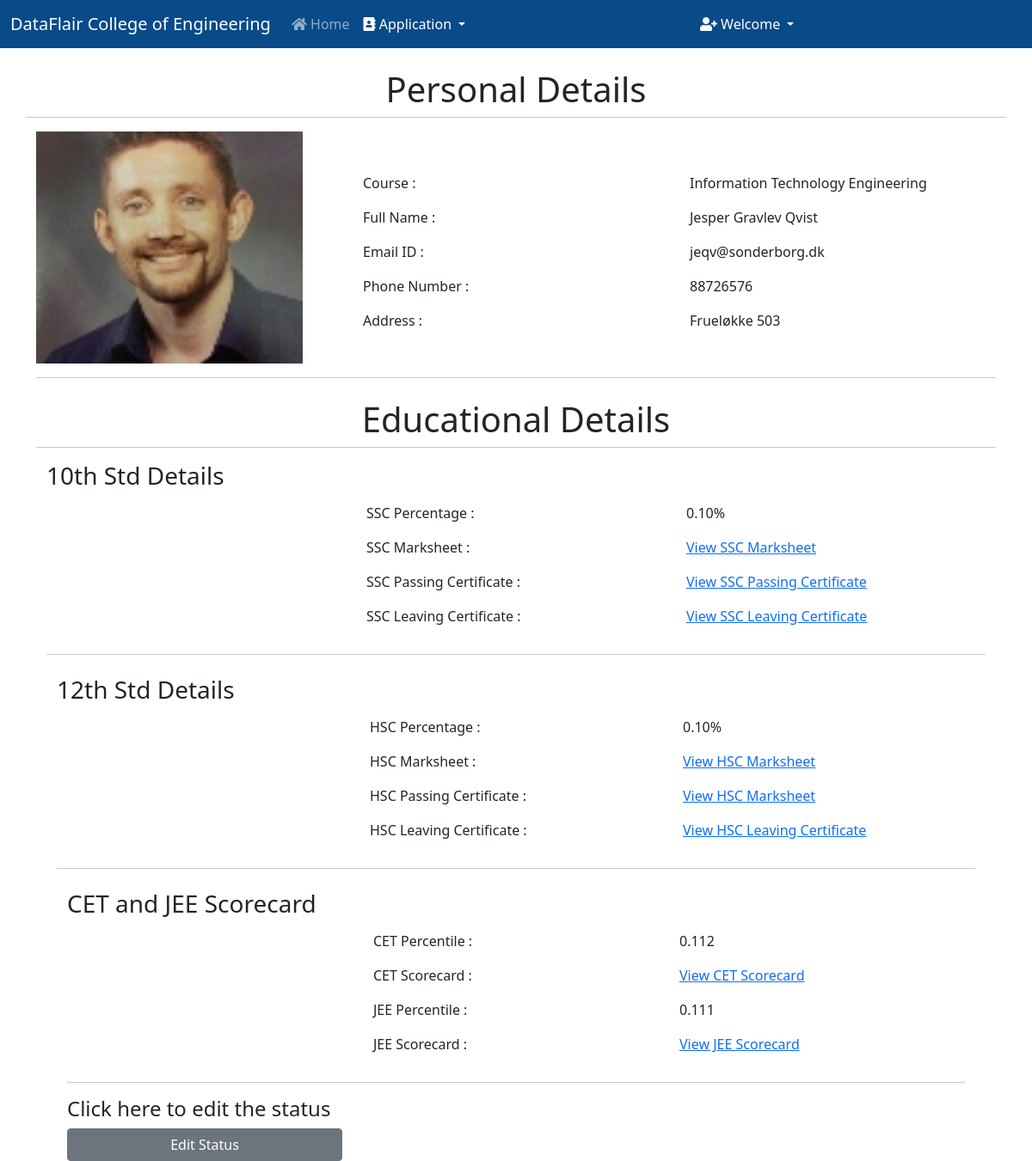
Screenshot of /student_application/2/ (signed in) with the database file from the repository.
### project/models.py (models this page shows, shortened)
class Application(models.Model):
    COURSES = (
    ('Computer Science Engineering', 'Computer Science Engineering'),
    ('Information Technology Engineering', 'Information Technology Engineering'),
    ('Electronics and Telecommunication Engineering', 'Electronics and Telecommunication Engineering'),
    ('Electronics Engineering', 'Electronics Engineering'),
    )
    STATUS = (
        ('Approved', 'Approved'),
        ('Pending', 'Pending'),
        ('Rejected', 'Rejected'),
    )
    user = models.OneToOneField(User, on_delete=models.CASCADE, blank=True, null=True)
    course = models.CharField(max_length=100, choices= COURSES)
    name = models.CharField(max_length=200)
    email = models.CharField(max_length=200)
    phone_no = models.CharField(max_length=200)
    address = models.TextField(max_length=200)
    student_profile = models.ImageField(upload_to="images")
    ssc_percentage = models.DecimalField(max_digits=4, decimal_places=2, null=True)
    ssc_marksheet = models.ImageField(upload_to="images", null=True)
    ssc_passing_certificate = models.ImageField(upload_to="images", null=True)
    ssc_leaving_certificate = models.ImageField(upload_to="images", null=True)
    hsc_percentage = models.DecimalField(max_digits=4, decimal_places=2, null=True)
    hsc_marksheet = models.ImageField(upload_to="images", null=True)
    hsc_passing_certificate = models.ImageField(upload_to="images", null=True)
    hsc_leaving_certificate = models.ImageField(upload_to="images", null=True)
    cet_percentile = models.DecimalField(max_digits=5, decimal_places=3, null=True)
    cet_scorecard = models.ImageField(upload_to="images", null=True)
    jee_percentile = models.DecimalField(max_digits=5, decimal_places=3, null=True)
    jee_scorecard = models.ImageField(upload_to="images", null=True)
    Application_Status = models.TextField(max_length=100, choices=STATUS, default="Pending")
    message = models.TextField(max_length=100, default="")

### project/views.py (the view)
# urls.py: path("student_application/<int:myid>/", views.student_application, name="student_application"),
def student_application(request, myid):
    if not request.user.is_superuser:
        return redirect("/login")
    application = Application.objects.filter(id=myid)
    return render(request, "student_application.html", {'application':application[0]})

### project/templates/student_application.html (shortened to what this page needs)
{% extends 'admin.html' %}
{% block body %}
<div class="container mt-4">
    <div class="row">
        <h1 style="text-align: center;">Personal Details</h1>
            <hr>
        <div class="col-md-4">
            <div class="profile-img">
                {% if user.application.student_profile.url %}
                <img src="{{application.student_profile.url}}" alt="" width="310px" height="270px">
                {% endif %}
            </div>
        </div>
        <div class="col-md-8">
            <div class="profile-tab">
                <div class="tab-pane">
                    <br><br>
                    <div class="row">
                        <div class="col-md-6">
                            <label>Course :</label>
                        </div>
                        <div class="col-md-6">
                            <p>{{application.course}}</p>
                        </div>
                    </div>
                    <div class="row">
                        <div class="col-md-6">
                            <label>Full Name :</label>
                        </div>
                        <div class="col-md-6">
                            <p>{{application.name}}</p>
                        </div>
                    </div>
                    <div class="row">
                        <div class="col-md-6">
                            <label>Email ID :</label>
                        </div>
                        <div class="col-md-6">
                            <p>{{application.email}}</p>
                        </div>
                    </div>
                    {% if user.application.phone_no %}
                    <div class="row">
                        <div class="col-md-6">
                            <label>Phone Number :</label>
                        </div>
                        <div class="col-md-6">
                            <p>{{application.phone_no}}</p>
                        </div>
                    </div>
                    {% endif %}
                    <div class="row">
                        <div class="col-md-6">
                            <label>Address :</label>
                        </div>
                        <div class="col-md-6">
                            <p>{{application.address}}</p>
                        </div>
                    </div>
                </div>
            </div>
        </div>
</div>
<hr>
<div class="container mt-4">
    <div class="row">
        <h1 style="text-align: center;">Educational Details</h1>
            <hr>
        <div class="col-md-4">
            <div class="profile-img">
                <h3>10th Std Details</h3>
            </div>
        </div>
        <div class="col-md-8">
            <div class="profile-tab">
                <div class="tab-pane">
                    <br><br>
                    <div class="row">
                        <div class="col-md-6">
                            <label>SSC Percentage :</label>
                        </div>
                        <div class="col-md-6">
                            <p>{{application.ssc_percentage}}%</p>
                        </div>
                    </div>
                    <div class="row">
                        <div class="col-md-6">
                            <label>SSC Marksheet :</label>
                        </div>
                        <div class="col-md-6">
                            <p><a href="{{application.ssc_marksheet.url}}">View SSC Marksheet</a></p>
                        </div>
                    </div>
                    <div class="row">
                        <div class="col-md-6">
                            <label>SSC Passing Certificate :</label>
                        </div>
                        <div class="col-md-6">
                            <p><a href="{{application.ssc_passing_certificate.url}}"> View SSC Passing Certificate</a></p>
                        </div>
                    </div>
                    {% if user.application.phone_no %}
                    <div class="row">
                        <div class="col-md-6">
                            <label>SSC Leaving Certificate :</label>
                        </div>
                        <div class="col-md-6">
                            <p><a href="{{application.ssc_leaving_certificate.url}}">View SSC Leaving Certificate</a></p>
                        </div>
                    </div>
                    {% endif %}
                </div>
            </div>
        </div>
</div>
<hr>
<div class="container mt-4">
    <div class="row">
        <div class="col-md-4">
            <div class="profile-img">
                <h3>12th Std Details</h3>
            </div>
        </div>
        <div class="col-md-8">
            <div class="profile-tab">
                <div class="tab-pane">
                    <br><br>
                    <div class="row">
                        <div class="col-md-6">
                            <label>HSC Percentage :</label>
                        </div>
                        <div class="col-md-6">
                            <p>{{application.hsc_percentage}}%</p>
                        </div>
                    </div>
                    <div class="row">
                        <div class="col-md-6">
                            <label>HSC Marksheet :</label>
                        </div>
                        <div class="col-md-6">
                            <p><a href="{{application.hsc_marksheet.url}}">View HSC Marksheet</a></p>
                        </div>
                    </div>
                    <div class="row">
                        <div class="col-md-6">
                            <label>HSC Passing Certificate :</label>
                        </div>
                        <div class="col-md-6">
                            <p><a href="{{application.hsc_passing_certificate.url}}">View HSC Marksheet</a></p>
                        </div>
                    </div>
                    {% if user.application.phone_no %}
                    <div class="row">
                        <div class="col-md-6">
                            <label>HSC Leaving Certificate :</label>
                        </div>
                        <div class="col-md-6">
                            <p><a href="{{application.hsc_leaving_certificate.url}}">View HSC Leaving Certificate</a></p>
                        </div>
                    </div>
                    {% endif %}
                </div>
            </div>
        </div>
</div>
<hr>
<div class="container mt-4">
    <div class="row">
        <div class="col-md-4">
            <div class="profile-img">
                <h3>CET and JEE Scorecard</h3>
            </div>
        </div>
        <div class="col-md-8">
            <div class="profile-tab">
                <div class="tab-pane">
                    <br><br>
                    <div class="row">
                        <div class="col-md-6">
                            <label>CET Percentile :</label>
                        </div>
                        <div class="col-md-6">
                            <p>{{application.cet_percentile}}</p>
                        </div>
                    </div>
                    <div class="row">
                        <div class="col-md-6">
                            <label>CET Scorecard :</label>
                        </div>
                        <div class="col-md-6">
                            <p><a href="{{application.cet_scorecard.url}}">View CET Scorecard</a></p>
                        </div>
                    </div>
                    <div class="row">
                        <div class="col-md-6">
                            <label>JEE Percentile :</label>
                        </div>
                        <div class="col-md-6">
                            <p>{{application.jee_percentile}}</p>
                        </div>
                    </div>
                    {% if user.application.phone_no %}
                    <div class="row">
                        <div class="col-md-6">
                            <label>JEE Scorecard :</label>
                        </div>
                        <div class="col-md-6">
                            <p><a href="{{application.jee_scorecard.url}}">View JEE Scorecard</a></p>
                        </div>
                    </div>
                    {% endif %}
                </div>
            </div>
        </div>
</div>
<hr>
<h4>Click here to edit the status</h4><a href="/application_status/{{application.id}}/" class="btn btn-secondary" style="width: 20rem;">Edit Status</a>
{% endblock %}

### rows the page displays
Application: student_profile (picture), course "Information Technology Engineering", name "Jesper Gravlev Qvist", email "jeqv@sonderborg.dk", phone_no "88726576", address "Frueløkke 503", ssc_percentage "0.10", hsc_percentage "0.10", cet_percentile "0.112", jee_percentile "0.111"
